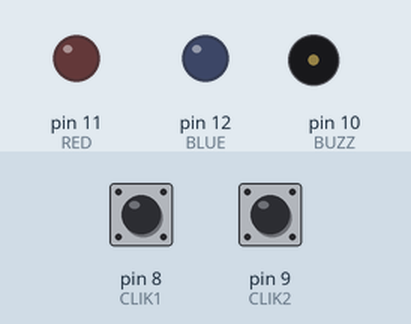
Bench run of a sketch on a simulated Arduino Uno, built with avr-gcc and run on an emulated ATmega328P. Shown: output pins drawn as LEDs (lit = HIGH), buzzer (waves = sounding). The test bench sets the inputs (shaded band); at power-on: pin 8 (CLIK1) HIGH, pin 9 (CLIK2) HIGH. Random numbers use the default seed unless the sketch sets one; what the sketch prints to the serial monitor is not drawn.

Above: at 1.2 s.
1.3 s: pin 8 (CLIK1) pulled LOW for 0.15 s
At 8.0 s:
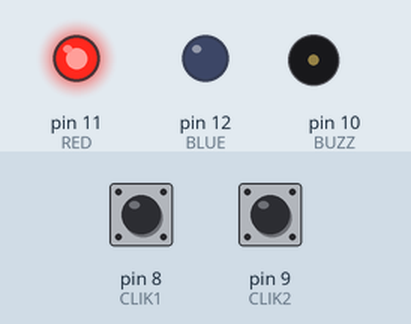
At 13.8 s:
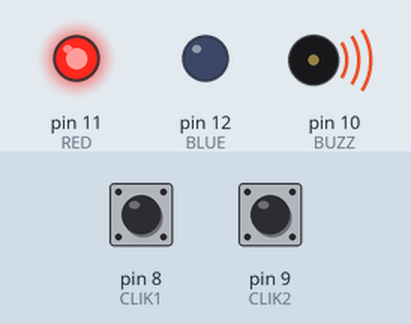
Timing chart, 0 to 14.2 s (numbered marks = the images above; inputs shaded):
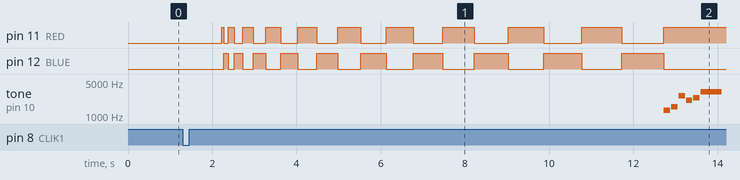

Measured:
- after the input at 1.3 s, pin 12 (BLUE): LOW → HIGH after 0.98 s, → LOW 0.10 s later, → HIGH 0.15 s later, → LOW 0.20 s later, … (20 changes in this stretch); tone on pin 10 (BUZZ): plays 1318 Hz for 0.15 s, 1567 Hz for 0.15 s, 2637 Hz for 0.15 s, 2093 Hz for 0.15 s, 2349 Hz for 0.15 s, 3135 Hz for 0.50 s, starting after 11.4 s

The sketch:

Coin_Flip_Game.ino
```cpp
/*
Code created by: Spencer Lewis
*/
#define RED 11
#define BLUE 12
#define BUZZ 10
#define CLIK1 8
#define CLIK2 9

bool led = false;
int randVal;
int button;

void setup() {
  // put your setup code here, to run once:
  Serial.begin(9600);
  pinMode(BUZZ, OUTPUT);
  pinMode(RED, OUTPUT);
  pinMode(BLUE, OUTPUT);
  pinMode(CLIK1, INPUT_PULLUP);
  pinMode(CLIK2, INPUT_PULLUP);
  button = 0;

}

void loop() {
  // put your main code here, to run repeatedly:
  randVal =random(0,3);

  clearScreen();
    Serial.println(String(randVal));
  Serial.println("Enter Your guess:\n Heads or Tails");
  while (button == 0){
    clikCheck();
  }
  Serial.println("Setting up digital environment....");
  delay(random(500,1500));
  Serial.println("You Chose:");
  if(button == 1){
    Serial.println("Red");
  } else {
    Serial.println("Blue");
  }
  clearScreen();
  Serial.println("Begining Sequence...");
  delay(100);
  for (int i =0;i<=1000; i = i+50 ){

    if(led == false){
      digitalWrite(BLUE, HIGH);
      digitalWrite(RED, LOW);
    } else {
      digitalWrite(BLUE, LOW);
      digitalWrite(RED, HIGH);
    }
    led = !led;
    delay(i);
  }
  if(randVal = 1){
    digitalWrite(BLUE, LOW);
    digitalWrite(RED, HIGH);
  } else if(randVal = 2){
    digitalWrite(BLUE, HIGH);
    digitalWrite(RED, LOW);
  } else{
    Serial.println("CRIICAL_ERROR:  Random Value was equivelent to unknown value");
    Serial.println("Please Restart Program---raVal--Err");
    while(0==0){}
  }
    if(randVal == button){
      Serial.println("You Guessed Correctly!! 🎉🎉🎉");
      tone(BUZZ, 1318, 150);   //E6
      delay(175);
      tone(BUZZ, 1567, 150);   //G6
      delay(175);
      tone(BUZZ, 2637, 150);   //E7
      delay(175);
      tone(BUZZ, 2093, 150);   //C7
      delay(175);
      tone(BUZZ, 2349, 150);   //D7
      delay(175);
      tone(BUZZ, 3135, 500);   //G7
      delay(500);
      noTone(BUZZ);
    } else {
      Serial.println("You Guessed Incorrectly ):");
      tone(BUZZ, 130, 250);   //E6
      delay(275);
      tone(BUZZ, 73, 250);   //G6
      delay(275);
      tone(BUZZ, 65, 150);   //E7
      delay(175);
      tone(BUZZ, 98, 500);   //C7
      delay(500);
      noTone(BUZZ);
    }
    button = 0;
}

void clikCheck(){
  if(digitalRead(CLIK1) == LOW){
    button = 1;
  } else if (digitalRead(CLIK2) == LOW){
    button = 2;
  } else {
    button = 0;
  }


}
void clearScreen() {
  for(int i = 0; i < 50; i++) {
    Serial.println();
  }
}
```
